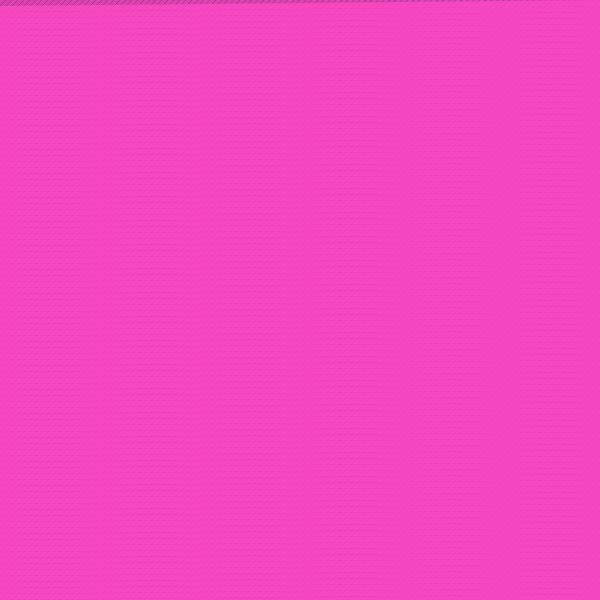
Frame 1 (no input)
Frame 60 (no input): identical to frame 1, image omitted
Frame 120 (the mouse pressed at the canvas centre since frame 60): identical to frame 1, image omitted

The p5.js sketch that drew this single still picture (run headless with seeded random() and noise() and a simulated clock; from frame 60 on, the mouse is pressed at the canvas centre):

// p5.js sketch
// ── sketch.js
// Water surface simulation: drag to part the water and create ripples.
// Uses a 2D wave equation on a displacement grid.

let cols, rows;
let resolution = 6; // pixels per grid cell (smaller = finer detail, heavier)
let current;  // current displacement
let previous; // previous frame displacement
let nextGrid; // next state (so we don't overwrite while reading)
let damping = 0.96;  // lower = ripples die down faster
let waveSpeed = 0.4;
let brushRadius = 25;
let brushStrength = -12;  // negative = depress water (parting)
let trailStrength = 8;    // ripple strength in drag direction

function setup() {
  createCanvas(600, 600);
  //colorMode(HSB, 360, 100, 100);
  cols = ceil(width / resolution) + 2;
  rows = ceil(height / resolution) + 2;
  current = initGrid(cols, rows);
  previous = initGrid(cols, rows);
  nextGrid = initGrid(cols, rows);
}

function initGrid(c, r) {
  let g = [];
  for (let i = 0; i < c; i++) {
    g[i] = [];
    for (let j = 0; j < r; j++) g[i][j] = 0;
  }
  return g;
}

function index(x, y) {
  x = constrain(floor(x / resolution), 0, cols - 1);
  y = constrain(floor(y / resolution), 0, rows - 1);
  return { i: x, j: y };
}

function mouseDragged() {
  if (mouseX < 0 || mouseX >= width || mouseY < 0 || mouseY >= height) return;
  let { i: ci, j: cj } = index(mouseX, mouseY);
  let dx = mouseX - pmouseX;
  let dy = mouseY - pmouseY;
  let moveDist = sqrt(dx * dx + dy * dy) || 1;
  dx /= moveDist;
  dy /= moveDist;

  let r = ceil(brushRadius / resolution);
  for (let di = -r; di <= r; di++) {
    for (let dj = -r; dj <= r; dj++) {
      let gi = ci + di;
      let gj = cj + dj;
      if (gi < 1 || gi >= cols - 1 || gj < 1 || gj >= rows - 1) continue;
      let gx = gi * resolution;
      let gy = gj * resolution;
      let d = dist(mouseX, mouseY, gx, gy);
      if (d > brushRadius) continue;
      // Falloff: stronger at center
      let falloff = 1 - (d / brushRadius) * 0.6;
      // Parting: depress the surface
      let part = brushStrength * falloff;
      // Trail: push displacement in the direction of drag (ripple source)
      let trail = (trailStrength * falloff * min(moveDist, 20) / 20) * (dx * (gx - mouseX) / brushRadius + dy * (gy - mouseY) / brushRadius);
      current[gi][gj] += part + trail;
      current[gi][gj] = constrain(current[gi][gj], -80, 80);
    }
  }
}

function draw() {
  // Update wave equation (read from current/previous, write to nextGrid)
  for (let i = 1; i < cols - 1; i++) {
    for (let j = 1; j < rows - 1; j++) {
      let laplacian =
        current[i - 1][j] + current[i + 1][j] +
        current[i][j - 1] + current[i][j + 1] -
        4 * current[i][j];
      nextGrid[i][j] = damping * (2 * current[i][j] - previous[i][j] + waveSpeed * laplacian);
    }
  }
  let temp = previous;
  previous = current;
  current = nextGrid;
  nextGrid = temp;

  // Draw water (single TRIANGLE_STRIP for speed)
  background(15, 25, 45);
  noStroke();
  fill(251,72,196, 220);
  beginShape(TRIANGLE_STRIP);
  for (let j = 0; j < rows - 1; j++) {
    for (let i = 0; i < cols; i++) {
      vertex(i * resolution, j * resolution + (current[i][j] || 0));
      vertex(i * resolution, (j + 1) * resolution + (current[i][j + 1] || 0));
    }
  }
  endShape();
}
